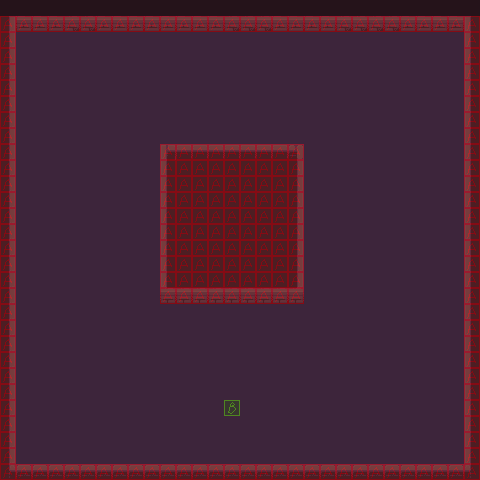

The image is a tile-based game level rendered from a .tmx file. Its description and complete source (layers, tilesets, objects, tile grids) follow:
An orthogonal 30x30 tile map with 16x16 px tiles, 2 tile layers (Main, Collisions), 2 tilesets.

<map version="1.10" tiledversion="1.12.1" orientation="orthogonal" renderorder="left-up" width="30" height="30" tilewidth="16" tileheight="16" infinite="0" nextlayerid="3" nextobjectid="1">
 <editorsettings>
  <export target="arena1.tmj" format="json" />
 </editorsettings>
 <tileset firstgid="1" source="../../Atlases/arena1.tsx" />
 <tileset firstgid="101" source="../../Atlases/utilities.tsx" />
 <layer id="1" name="Main" width="30" height="30">
  <data encoding="csv">
79,79,79,79,79,79,79,79,79,79,79,79,79,79,79,79,79,79,79,79,79,79,79,79,79,79,79,79,79,79,
11,3,3,3,4,4,3,3,3,3,3,3,3,3,4,4,4,3,3,3,3,4,4,4,4,3,3,3,3,16,
31,24,24,24,24,24,24,24,24,24,24,24,24,24,24,24,24,24,24,24,24,24,24,24,24,24,24,24,24,16,
31,24,24,24,24,24,24,24,24,24,24,24,24,24,24,24,24,24,24,24,24,24,24,24,24,24,24,24,24,16,
31,24,24,24,24,24,24,24,24,24,24,24,24,24,24,24,24,24,24,24,24,24,24,24,24,24,24,24,24,16,
31,24,24,24,24,24,24,24,24,24,24,24,24,24,24,24,24,24,24,24,24,24,24,24,24,24,24,24,24,16,
31,24,24,24,24,24,24,24,24,24,24,24,24,24,24,24,24,24,24,24,24,24,24,24,24,24,24,24,24,16,
31,24,24,24,24,24,24,24,24,24,24,24,24,24,24,24,24,24,24,24,24,24,24,24,24,24,24,24,24,16,
31,24,24,24,24,24,24,24,24,24,24,24,24,24,24,24,24,24,24,24,24,24,24,24,24,24,24,24,24,16,
31,24,24,24,24,24,24,24,24,24,51,52,52,52,52,52,52,52,56,24,24,24,24,24,24,24,24,24,24,16,
31,24,24,24,24,24,24,24,24,24,36,79,79,79,79,79,79,79,31,24,24,24,24,24,24,24,24,24,24,16,
31,24,24,24,24,24,24,24,24,24,36,79,79,79,79,79,79,79,31,24,24,24,24,24,24,24,24,24,24,16,
31,24,24,24,24,24,24,24,24,24,36,79,79,79,79,79,79,79,31,24,24,24,24,24,24,24,24,24,24,16,
31,24,24,24,24,24,24,24,24,24,36,79,79,79,79,79,79,79,31,24,24,24,24,24,24,24,24,24,24,16,
31,24,24,24,24,24,24,24,24,24,36,79,79,79,79,79,79,79,31,24,24,24,24,24,24,24,24,24,24,16,
31,24,24,24,24,24,24,24,24,24,36,79,79,79,79,79,79,79,31,24,24,24,24,24,24,24,24,24,24,16,
31,24,24,24,24,24,24,24,24,24,36,79,79,79,79,79,79,79,31,24,24,24,24,24,24,24,24,24,24,16,
31,24,24,24,24,24,24,24,24,24,36,79,79,79,79,79,79,79,31,24,24,24,24,24,24,24,24,24,24,16,
31,24,24,24,24,24,24,24,24,24,2,2,2,2,2,2,2,2,2,24,24,24,24,24,24,24,24,24,24,16,
31,24,24,24,24,24,24,24,24,24,24,24,24,24,24,24,24,24,24,24,24,24,24,24,24,24,24,24,24,16,
31,24,24,24,24,24,24,24,24,24,24,24,24,24,24,24,24,24,24,24,24,24,24,24,24,24,24,24,24,16,
31,24,24,24,24,24,24,24,24,24,24,24,24,24,24,24,24,24,24,24,24,24,24,24,24,24,24,24,24,16,
31,24,24,24,24,24,24,24,24,24,24,24,24,24,24,24,24,24,24,24,24,24,24,24,24,24,24,24,24,16,
31,24,24,24,24,24,24,24,24,24,24,24,24,24,24,24,24,24,80,24,24,24,24,24,24,24,24,24,24,16,
31,24,24,24,24,24,24,24,24,24,24,24,24,24,24,24,24,24,80,24,24,24,24,24,24,24,24,24,24,16,
31,24,24,24,24,24,24,24,24,24,24,24,24,24,24,24,24,24,80,24,24,24,24,24,24,24,24,24,24,16,
31,24,24,24,24,24,24,24,24,24,24,24,24,24,24,24,24,24,24,24,24,24,24,24,24,24,24,24,24,16,
31,24,24,24,24,24,24,24,24,24,24,24,24,24,24,24,24,24,24,24,24,24,24,24,24,24,24,24,24,16,
31,24,24,24,24,24,24,24,24,24,24,24,24,24,24,24,24,24,24,24,24,24,24,24,24,24,24,24,24,16,
41,42,42,42,42,42,42,42,42,42,42,42,42,42,42,42,42,42,42,42,42,42,42,42,42,42,42,42,42,46
</data>
 </layer>
 <layer id="2" name="Collisions" width="30" height="30" opacity="0.44">
  <properties>
   <property name="Visible" type="bool" value="false" />
  </properties>
  <data encoding="csv">
0,0,0,0,0,0,0,0,0,0,0,0,0,0,0,0,0,0,0,0,0,0,0,0,0,0,0,0,0,0,
101,101,101,101,101,101,101,101,101,101,101,101,101,101,101,101,101,101,101,101,101,101,101,101,101,101,101,101,101,101,
101,0,0,0,0,0,0,0,0,0,0,0,0,0,0,0,0,0,0,0,0,0,0,0,0,0,0,0,0,101,
101,0,0,0,0,0,0,0,0,0,0,0,0,0,0,0,0,0,0,0,0,0,0,0,0,0,0,0,0,101,
101,0,0,0,0,0,0,0,0,0,0,0,0,0,0,0,0,0,0,0,0,0,0,0,0,0,0,0,0,101,
101,0,0,0,0,0,0,0,0,0,0,0,0,0,0,0,0,0,0,0,0,0,0,0,0,0,0,0,0,101,
101,0,0,0,0,0,0,0,0,0,0,0,0,0,0,0,0,0,0,0,0,0,0,0,0,0,0,0,0,101,
101,0,0,0,0,0,0,0,0,0,0,0,0,0,0,0,0,0,0,0,0,0,0,0,0,0,0,0,0,101,
101,0,0,0,0,0,0,0,0,0,0,0,0,0,0,0,0,0,0,0,0,0,0,0,0,0,0,0,0,101,
101,0,0,0,0,0,0,0,0,0,101,101,101,101,101,101,101,101,101,0,0,0,0,0,0,0,0,0,0,101,
101,0,0,0,0,0,0,0,0,0,101,101,101,101,101,101,101,101,101,0,0,0,0,0,0,0,0,0,0,101,
101,0,0,0,0,0,0,0,0,0,101,101,101,101,101,101,101,101,101,0,0,0,0,0,0,0,0,0,0,101,
101,0,0,0,0,0,0,0,0,0,101,101,101,101,101,101,101,101,101,0,0,0,0,0,0,0,0,0,0,101,
101,0,0,0,0,0,0,0,0,0,101,101,101,101,101,101,101,101,101,0,0,0,0,0,0,0,0,0,0,101,
101,0,0,0,0,0,0,0,0,0,101,101,101,101,101,101,101,101,101,0,0,0,0,0,0,0,0,0,0,101,
101,0,0,0,0,0,0,0,0,0,101,101,101,101,101,101,101,101,101,0,0,0,0,0,0,0,0,0,0,101,
101,0,0,0,0,0,0,0,0,0,101,101,101,101,101,101,101,101,101,0,0,0,0,0,0,0,0,0,0,101,
101,0,0,0,0,0,0,0,0,0,101,101,101,101,101,101,101,101,101,0,0,0,0,0,0,0,0,0,0,101,
101,0,0,0,0,0,0,0,0,0,101,101,101,101,101,101,101,101,101,0,0,0,0,0,0,0,0,0,0,101,
101,0,0,0,0,0,0,0,0,0,0,0,0,0,0,0,0,0,0,0,0,0,0,0,0,0,0,0,0,101,
101,0,0,0,0,0,0,0,0,0,0,0,0,0,0,0,0,0,0,0,0,0,0,0,0,0,0,0,0,101,
101,0,0,0,0,0,0,0,0,0,0,0,0,0,0,0,0,0,0,0,0,0,0,0,0,0,0,0,0,101,
101,0,0,0,0,0,0,0,0,0,0,0,0,0,0,0,0,0,0,0,0,0,0,0,0,0,0,0,0,101,
101,0,0,0,0,0,0,0,0,0,0,0,0,0,0,0,0,0,0,0,0,0,0,0,0,0,0,0,0,101,
101,0,0,0,0,0,0,0,0,0,0,0,0,0,0,0,0,0,0,0,0,0,0,0,0,0,0,0,0,101,
101,0,0,0,0,0,0,0,0,0,0,0,0,0,102,0,0,0,0,0,0,0,0,0,0,0,0,0,0,101,
101,0,0,0,0,0,0,0,0,0,0,0,0,0,0,0,0,0,0,0,0,0,0,0,0,0,0,0,0,101,
101,0,0,0,0,0,0,0,0,0,0,0,0,0,0,0,0,0,0,0,0,0,0,0,0,0,0,0,0,101,
101,0,0,0,0,0,0,0,0,0,0,0,0,0,0,0,0,0,0,0,0,0,0,0,0,0,0,0,0,101,
101,101,101,101,101,101,101,101,101,101,101,101,101,101,101,101,101,101,101,101,101,101,101,101,101,101,101,101,101,101
</data>
 </layer>
</map>
